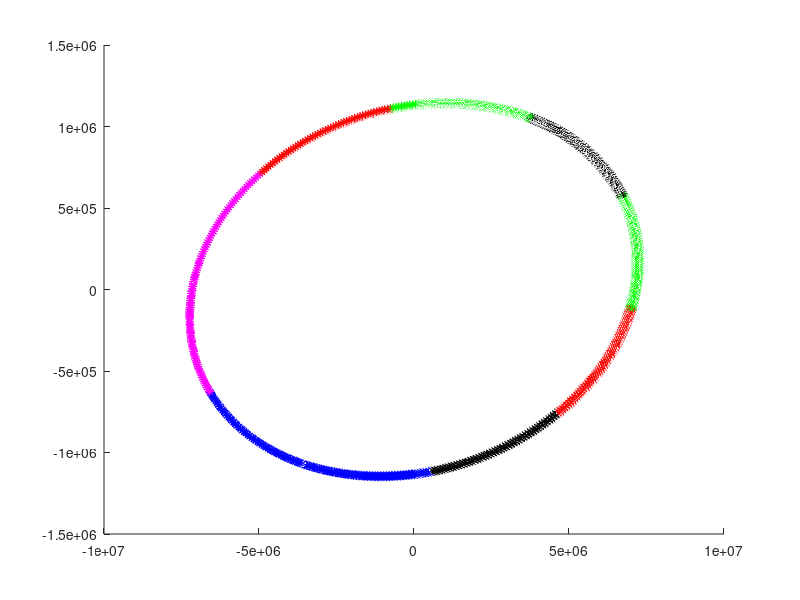

MATLAB code to generate this figure:
function script()
	close all;
	
	data = load('./data/data.txt');
	centers = load('./data/centers.txt');
	labels = load('./data/labels.txt');

	color_code = [ 'b' 'r' 'g' 'k' 'm' ];

	figure;
	hold on
	labels = labels + 1;
	for i = 1 : 10
		[ IDX c ] = find(labels == i);
		for j = 1 : length(IDX)
			plot3( data(IDX(j) , 1) , data(IDX(j) , 2) , data(IDX(j) , 3) , [ color_code( mod(i,5) + 1 ), '*'] );
		end
	end
	hold off
